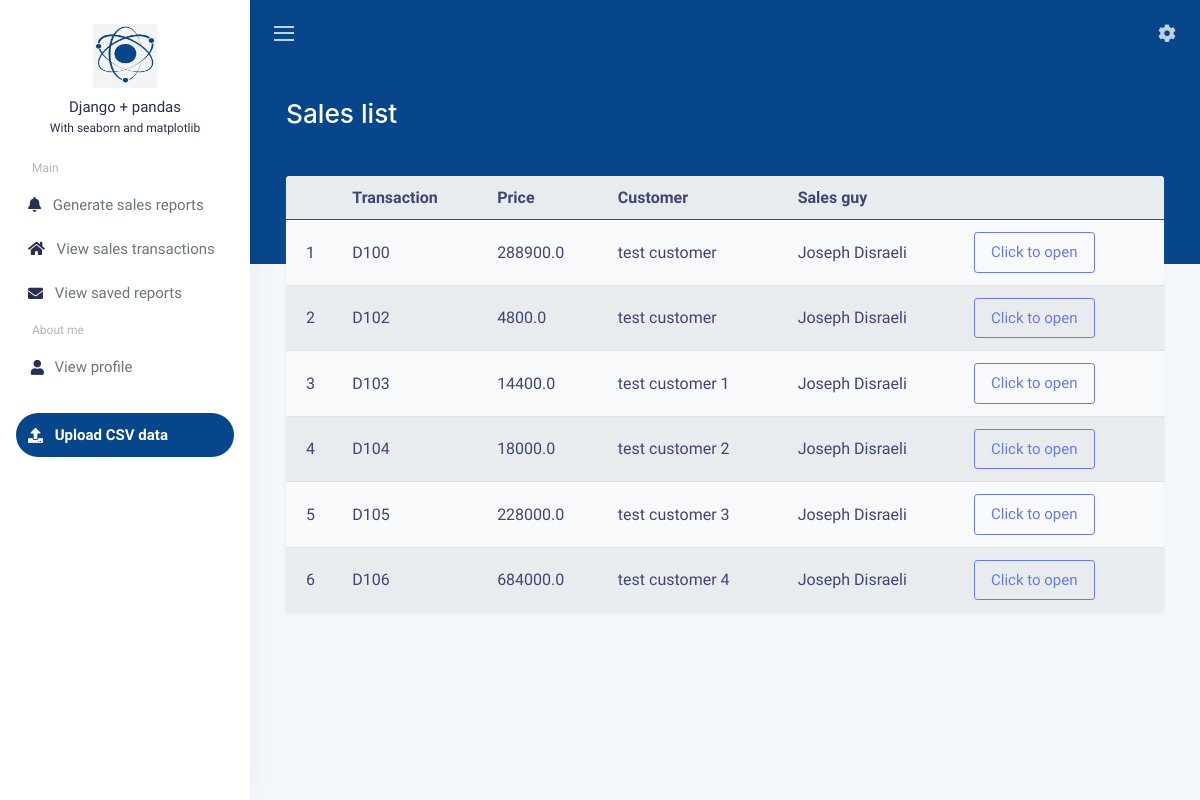
The app's page /sales/ (signed in) with its own data.
### sales/models.py (models this page shows, shortened)
class Sale(models.Model):
    transaction_id=models.CharField(max_length=12,blank=True)
    positions=models.ManyToManyField(Position, verbose_name="position_sale")
    total_price=models.FloatField(blank=True,null=True)
    sales_guy=models.ForeignKey(Profile, verbose_name="sales_guy_profile", on_delete=models.CASCADE)
    customer=models.ForeignKey(Customer, verbose_name="customer_customer", on_delete=models.CASCADE)
    updated_on=models.DateTimeField(auto_now=True)
    created_on=models.DateTimeField(blank=True,null=True)
    def get_absolute_url(self):
        return reverse("sales:detail", kwargs={"pk": self.pk})

### customers/models.py (models this page shows, shortened)
class Customer(models.Model):
    name=models.CharField(max_length=65)
    image=models.ImageField(upload_to='customers', default="no_image.webp")

### profiles/models.py (models this page shows, shortened)
class Profile(models.Model):
    user=models.OneToOneField(User, verbose_name="profile_user", on_delete=models.CASCADE)
    bio=models.TextField(blank=True,null=True)
    avatar=models.ImageField(help_text="profile avatar", upload_to="medial")

### sales/views.py (the view)
# urls.py: path('sales/',views.SalesListView.as_view(),name="list"),
class SalesListView(LoginRequiredMixin,ListView):
    model=Sale
    template_name="sales/list.html"
    context_object_name="sales"

### templates/sales/list.html
{% extends 'base.html' %} {% load static %} {% block page %} {% block title %}Sales list{% endblock title %}
<div class="col-12">
  <div class="w-100">
    <div class="row">
      <div class="col-12">
        <div class="card mb-3 bg-light cursor-grab">
          <table class="table table-striped table-hover">
            <thead>
              <tr>
                <th></th>
                <th>Transaction</th>
                <th>Price</th>
                <th>Customer</th>
                <th>Sales guy</th>
                <th></th>
              </tr>
            </thead>
            <tbody>
              {% for obj in sales %}
              <tr>
                <td>{{forloop.counter }}</td>
                <td>{{obj.transaction_id}}</td>
                <td>{{obj.total_price}}</td>
                <td>{{obj.customer.name}}</td>
                <td>{{obj.sales_guy.user.get_full_name}}</td>
                <td><a href="{{obj.get_absolute_url}}" class="btn btn-outline-primary px-3 py-2">Click to open </a></td>
              </tr>
              {% endfor %}
            </tbody>
          </table>
        </div>
      </div>
    </div>
  </div>
</div>
{% endblock page %}

### records on screen
Sale: transaction_id "D100", total_price "288900.0", customer.name "test customer", sales_guy.user.get_full_name "Joseph Disraeli"
Sale: transaction_id "D102", total_price "4800.0", customer.name "test customer", sales_guy.user.get_full_name "Joseph Disraeli"
Sale: transaction_id "D103", total_price "14400.0", customer.name "test customer 1", sales_guy.user.get_full_name "Joseph Disraeli"
Sale: transaction_id "D104", total_price "18000.0", customer.name "test customer 2", sales_guy.user.get_full_name "Joseph Disraeli"
Sale: transaction_id "D105", total_price "228000.0", customer.name "test customer 3", sales_guy.user.get_full_name "Joseph Disraeli"
Sale: transaction_id "D106", total_price "684000.0", customer.name "test customer 4", sales_guy.user.get_full_name "Joseph Disraeli"
